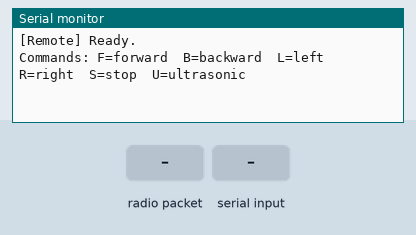
Simulated run of this sketch. Board: Arduino Uno, built with avr-gcc and run on an emulated ATmega328P. Shown: the last lines printed to the serial monitor. The test bench sets the inputs (shaded band). No radio packets arrive unless stated.

Above: at 1.2 s.
1.3 s: radio packet "1" arrives
At 1.8 s:
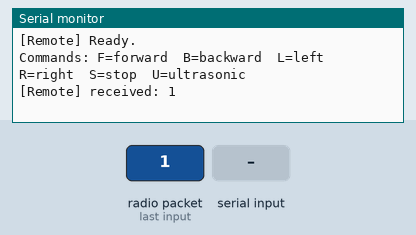
2.8 s: "1\n" received over Serial
At 4.2 s:
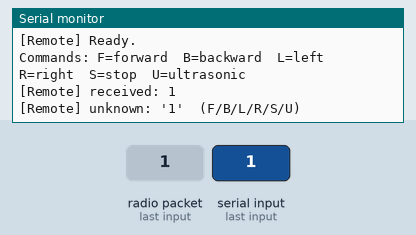

The sketch:

remote_unit.ino
```cpp
/*
 * remote_unit.ino  (Hand-held remote unit)
 * ------------------------------------------
 * nRF24L01 wireless remote — sends single-character commands to the robot.
 * Also listens for distance readings sent back by the robot.
 *
 * Commands (type in Serial Monitor and press Enter):
 *   F — forward
 *   B — backward
 *   L — left
 *   R — right
 *   S — stop
 *   U — request ultrasonic distance from robot
 *
 * Authors: Abdelrahman Tamer & Sama Adel
 *
 * Wiring:
 *   nRF24L01  CE  → pin 9
 *   nRF24L01  CSN → pin 8
 *   nRF24L01  MOSI/MISO/SCK → SPI pins (11/12/13)
 *
 * Serial monitor: 9600 baud
 * Both units MUST use the same ADDR, channel, and data rate.
 */

#include <SPI.h>
#include <nRF24L01.h>
#include <RF24.h>

// ── Radio ──────────────────────────────────────────────────────────────────────
RF24 radio(9, 8);   // CE, CSN
const byte ADDR[6] = "00001";

#define RX_MODE  0x5
#define TX_MODE  0xA
static byte radioMode = 0;

// ── Radio helpers ──────────────────────────────────────────────────────────────

void startListening()
{
    if (radioMode != RX_MODE)
    {
        radio.openReadingPipe(0, ADDR);
        radio.startListening();
        radioMode = RX_MODE;
    }
}

void startTransmitting()
{
    if (radioMode != TX_MODE)
    {
        radio.stopListening();
        radio.openWritingPipe(ADDR);
        radioMode = TX_MODE;
    }
}

// ── Send a command ─────────────────────────────────────────────────────────────

void sendCommand(char cmd)
{
    startTransmitting();
    bool ok = radio.write(&cmd, sizeof(cmd));

    Serial.print("[Remote] sent '");
    Serial.print(cmd);
    Serial.print("' → ");
    Serial.println(ok ? "OK" : "FAILED");

    // Return to listening so we can receive distance replies
    startListening();
}

// ── Setup ──────────────────────────────────────────────────────────────────────

void setup()
{
    Serial.begin(9600);

    radio.begin();
    radio.setPALevel(RF24_PA_MIN);
    radio.setDataRate(RF24_250KBPS);
    radio.setChannel(100);
    startListening();

    Serial.println("[Remote] Ready.");
    Serial.println("Commands: F=forward  B=backward  L=left  R=right  S=stop  U=ultrasonic");
}

// ── Loop ──────────────────────────────────────────────────────────────────────

void loop()
{
    // ── 1. Read incoming data from robot (e.g. distance reply) ───────────
    if (radio.available())
    {
        char buf[32] = {0};
        radio.read(buf, sizeof(buf) - 1);
        Serial.print("[Remote] received: ");
        Serial.println(buf);
    }

    // ── 2. Read command from Serial Monitor ──────────────────────────────
    if (Serial.available())
    {
        char cmd = (char)Serial.read();

        // Flush rest of line (newline chars from Serial Monitor)
        while (Serial.available()) Serial.read();

        // Validate command
        const char VALID[] = "FBLRSUfblrsu";
        bool valid = false;
        for (int i = 0; VALID[i]; i++)
            if (cmd == VALID[i]) { valid = true; break; }

        if (valid)
            sendCommand((char)toupper(cmd));
        else if (cmd != '\n' && cmd != '\r')
        {
            Serial.print("[Remote] unknown: '");
            Serial.print(cmd);
            Serial.println("'  (F/B/L/R/S/U)");
        }
    }
}
```

Measured:
- after the input at 1.3 s, the serial monitor: prints a new line at once (image 1)
- after the input at 2.8 s, the serial monitor: prints a new line at once (image 2)
